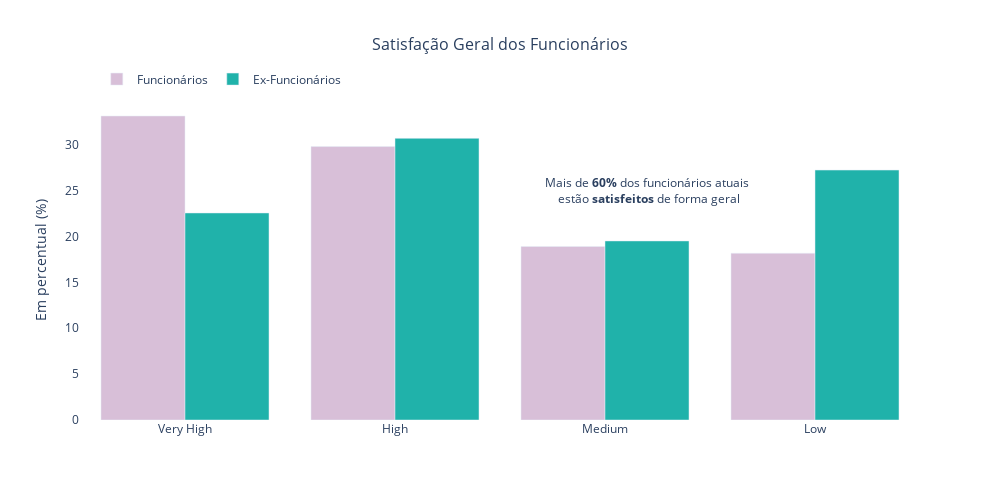

The notebook cell saved with this chart:
### Markdown cell above
O gráfico acima nos mostra que 16% da nossa base de dados representam ex-funcionários, o que é considerada uma taxa alta de rotatividade. 

Vamos olhar os índices de satisfação dos funcionários atuais para tentarmos entender os motivos de tamanha rotatividade.

### Code cell
# Distribuição da Satisfação dos Funcionários

fig = go.Figure()

# Adicionando barras para funcionários atuais
fig.add_trace(go.Bar(
    x=dados_funcionarios['JobSatisfaction'].value_counts(normalize=True).index,
    y=dados_funcionarios['JobSatisfaction'].value_counts(normalize=True)*100,
    marker_color='thistle',
    name='Funcionários'
))

# Adicionando barras para ex-funcionários
fig.add_trace(go.Bar(
    x=dados_ex_funcionarios['JobSatisfaction'].value_counts(normalize=True).index,
    y=dados_ex_funcionarios['JobSatisfaction'].value_counts(normalize=True)*100,
    marker_color='lightseagreen',
    name='Ex-Funcionários'
))

# Configurando layout do gráfico
fig.update_layout(
    title='Satisfação Geral dos Funcionários',
    title_x=0.5,
    title_font=dict(size=16), 
    barmode='group',
    width=1000,  
    height=500, 
    plot_bgcolor='rgba(0,0,0,0)',
    legend=dict(
        orientation="h",
        yanchor="bottom",
        y=1.02,
        xanchor="left",
        x=0.02  
    )
)

# Adicionando anotação
fig.add_annotation(
    x=2.2, 
    y=25,
    text="Mais de <b>60%</b> dos funcionários atuais<br> estão <b>satisfeitos</b> de forma geral",
    showarrow=False,
    font=dict(size=12),
    align='center'
)

# Atualizando eixo y
fig.update_yaxes(title="Em percentual (%)")

fig.show()

### Figure 1 — Plotly figure (JSON) as saved in the notebook; plotly's stock layout.template omitted (floating-point values rounded to 4 significant figures)
{"data": [{"marker": {"color": "thistle"}, "name": "Funcionários", "type": "bar", "x": ["Very High", "High", "Medium", "Low"], "y": [33.13, 29.8, 18.91, 18.17]}, {"marker": {"color": "lightseagreen"}, "name": "Ex-Funcionários", "type": "bar", "x": ["High", "Low", "Very High", "Medium"], "y": [30.69, 27.24, 22.56, 19.51]}], "layout": {"annotations": [{"align": "center", "font": {"size": 12}, "showarrow": false, "text": "Mais de <b>60%</b> dos funcionários atuais<br> estão <b>satisfeitos</b> de forma geral", "x": 2.2, "y": 25}], "barmode": "group", "height": 500, "legend": {"orientation": "h", "x": 0.02, "xanchor": "left", "y": 1.02, "yanchor": "bottom"}, "plot_bgcolor": "rgba(0,0,0,0)", "title": {"font": {"size": 16}, "text": "Satisfação Geral dos Funcionários", "x": 0.5}, "width": 1000, "yaxis": {"title": {"text": "Em percentual (%)"}}}}
